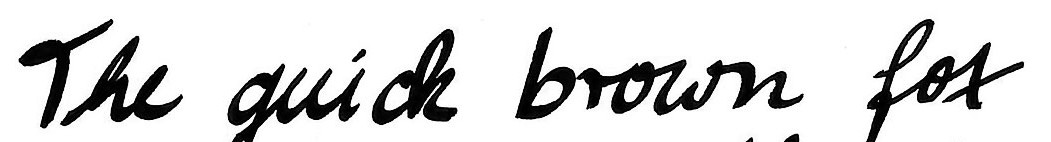
#> input picture handwritten_img/1.jpg, 1051 x 142 px
$ python -i handwritten.py   (imports and definitions only)   (older library calls are emulated)
#> lines starting #> are read from the running program, lines starting #| are printed output that depends on the picture; after the words box and inside, x2 and y2 are one past the last pixel; in counts of white or black regions, pixels touching at a corner belong together
#> further down, picture is the input picture: shape (142, 1051); min 0, max 255, mean 214.5
import matplotlib.pyplot as plt
import numpy as np
import os
import math
import cv2
from keras.models import model_from_json
import shutil
import itertools
from keras import backend as K
import re
from collections import Counter

letters = [' ', '!', '"', '#', '&', "'", '(', ')', '*', '+', ',', '-', '.', '/', '0', '1', '2', '3', '4', '5', '6', '7', '8', '9', ':', ';', '?', 'A', 'B', 'C', 'D', 'E', 'F', 'G', 'H', 'I', 'J', 'K', 'L', 'M', 'N', 'O', 'P', 'Q', 'R', 'S', 'T', 'U', 'V', 'W', 'X', 'Y', 'Z', 'a', 'b', 'c', 'd', 'e', 'f', 'g', 'h', 'i', 'j', 'k', 'l', 'm', 'n', 'o', 'p', 'q', 'r', 's', 't', 'u', 'v', 'w', 'x', 'y', 'z']

num_classes = len(letters) + 1

word_cfg = {
    'batch_size': 64,
    'input_length': 30,
    'model_name': 'iam_words',
    'max_text_len': 16,
    'img_w': 128,
    'img_h': 64
}

# [44 lines left out: functions add_padding, fix_size, preprocess, not called in this run]

def words(text): return re.findall(r'\w+', text.lower())

# [2 lines not run here, left out]

# [3 lines that did not run here, left out]

# [25 lines left out: functions correction, correction_list, not called in this run]

def candidates(word):
    "Generate possible spelling corrections for word."
    return (known([word]) or known(edits1(word)) or known(edits2(word)) or [word])

def known(words):
    "The subset of `words` that appear in the dictionary of words_count."
    return set(w for w in words if w in words_count)

# [9 lines left out: function edits1, not called in this run]

def edits2(word):
    "All edits that are two edits away from `word`."
    return (e2 for e1 in edits1(word) for e2 in edits1(e1))


# [8 lines left out: function prepareImg, not called in this run]


def createKernel(kernelSize, sigma, theta):
    """create anisotropic filter kernel according to given parameters"""
#> called with kernelSize = 25, sigma = 11, theta = 7
    assert kernelSize % 2  # must be odd size
    halfSize = kernelSize // 2

    kernel = np.zeros([kernelSize, kernelSize])
    sigmaX = sigma
    sigmaY = sigma * theta

    for i in range(kernelSize):
        for j in range(kernelSize):
            x = i - halfSize
            y = j - halfSize

            expTerm = np.exp(-x ** 2 / (2 * sigmaX) - y ** 2 / (2 * sigmaY))
            xTerm = (x ** 2 - sigmaX ** 2) / (2 * math.pi * sigmaX ** 5 * sigmaY)
            yTerm = (y ** 2 - sigmaY ** 2) / (2 * math.pi * sigmaY ** 5 * sigmaX)

            kernel[i, j] = (xTerm + yTerm) * expTerm

    kernel = kernel / np.sum(kernel)
    return kernel

def wordSegmentation(img, kernelSize=25, sigma=11, theta=7, minArea=0):
    """Scale space technique for word segmentation proposed by R. Manmatha: http://ciir.cs.umass.edu/pubfiles/mm-27.pdf

    Args:
        img: grayscale uint8 image of the text-line to be segmented.
        kernelSize: size of filter kernel, must be an odd integer.
        sigma: standard deviation of Gaussian function used for filter kernel.
        theta: approximated width/height ratio of words, filter function is distorted by this factor.
        minArea: ignore word candidates smaller than specified area.

    Returns:
        List of tuples. Each tuple contains the bounding box and the image of the segmented word.
    """

    # apply filter kernel
    kernel = createKernel(kernelSize, sigma, theta)
    imgFiltered = cv2.filter2D(img, -1, kernel, borderType=cv2.BORDER_REPLICATE).astype(np.uint8)
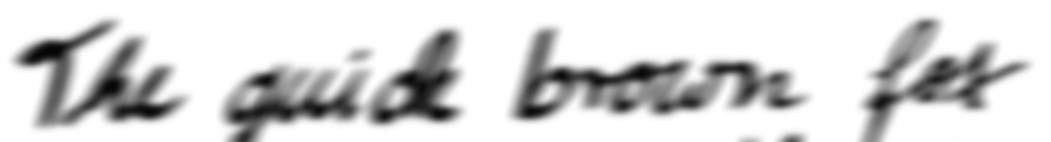
#> imgFiltered: shape (142, 1051); min 5, max 255, mean 214.5
    (_, imgThres) = cv2.threshold(imgFiltered, 0, 255, cv2.THRESH_BINARY + cv2.THRESH_OTSU)
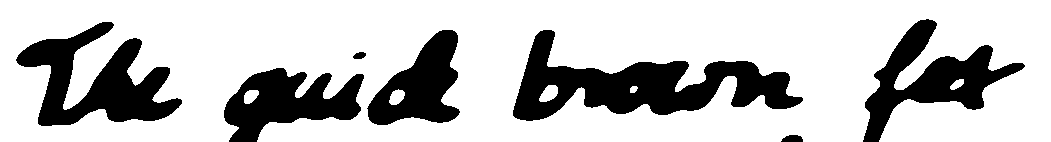
#> imgThres: shape (142, 1051); 75.8% white; 7 black regions, largest, box (x1, y1, x2, y2) and area: (513, 30, 803, 121) 10937, (16, 22, 182, 126) 7769, (863, 19, 1025, 142) 6627
    imgThres = 255 - imgThres
#> imgThres: shape (142, 1051); 24.2% white; 7 white regions

    # find connected components. OpenCV: return type differs between OpenCV2 and 3
    if cv2.__version__.startswith('3.'):
        (_, components, _) = cv2.findContours(imgThres, cv2.RETR_EXTERNAL, cv2.CHAIN_APPROX_SIMPLE)
    else:
        (components, _) = cv2.findContours(imgThres, cv2.RETR_LIST, cv2.CHAIN_APPROX_SIMPLE)
#> components = 12 contours; largest, box (x1, y1, x2, y2) and area: (513, 30, 803, 121) 10791, (16, 22, 182, 126) 7429, (863, 19, 1025, 142) 6438, (224, 68, 364, 142) 5647, (367, 30, 460, 125) 4874

    # append components to result
    res = []
    for c in components:
        # skip small word candidates
        if cv2.contourArea(c) < minArea:
            continue
        # append bounding box and image of word to result list
        currBox = cv2.boundingRect(c)  # returns (x, y, w, h)
        (x, y, w, h) = currBox
        currImg = img[y:y + h, x:x + w]
        res.append((currBox, currImg))
#> this loop made 12 passes
#> (x, y, w, h) on passes 1 to 12: (781, 135, 22, 7), (243, 89, 17, 16), (388, 88, 18, 18), (629, 85, 10, 9), (538, 84, 21, 19), (949, 78, 16, 13), (224, 68, 140, 74), (353, 52, 13, 7), (513, 30, 290, 91), (367, 30, 93, 95), (16, 22, 166, 104), (863, 19, 162, 123)
#> after the loop, res = 12 items

    # return list of words, sorted by x-coordinate

    return sorted(res, key=lambda entry: entry[0][0])


# [64 lines left out: functions decode_label, decode_batch, predict_image, make_predict, not called in this run]

>>> import cv2
>>> picture = cv2.imread('handwritten_img/1.jpg', cv2.IMREAD_GRAYSCALE)
>>> result = wordSegmentation(picture)
#> result = 12 items

$ run again, on handwritten_img/5.png
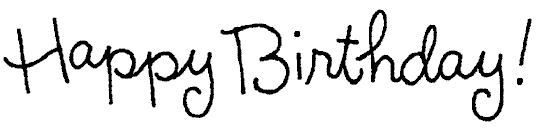
#> input picture handwritten_img/5.png, 540 x 134 px
#> picture is the input picture: shape (134, 540); min 0, max 255, mean 229.9
#> in wordSegmentation, `imgFiltered = cv2.filter2D(img, -1, kernel, borderType=cv2.BORDER_REPL..`:
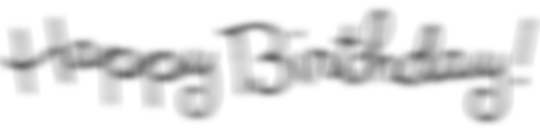
#> imgFiltered: shape (134, 540); min 102, max 255, mean 229.9
#> in wordSegmentation, `(_, imgThres) = cv2.threshold(imgFiltered, 0, 255, cv2.THRESH_BINARY +..`:
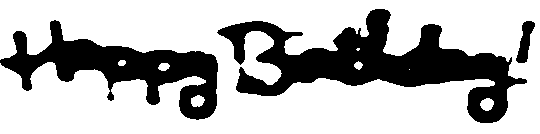
#> imgThres: shape (134, 540); 71.3% white; 3 black regions, box (x1, y1, x2, y2) and area: (217, 9, 527, 123) 12554, (0, 20, 218, 120) 7827, (516, 21, 535, 63) 416
#> components = 10 contours, 2 with area under 20; largest, box (x1, y1, x2, y2) and area: (217, 9, 527, 123) 12187, (0, 20, 218, 120) 7690, (516, 21, 535, 63) 367, (479, 97, 495, 112) 154, (190, 94, 206, 108) 146, (157, 62, 171, 72) 87, (353, 60, 364, 71) 64, (117, 59, 127, 67) 50
#> the loop in wordSegmentation, `for c in components:` made 10 passes
#> (x, y, w, h) on passes 1, 2, 4, 5, 6, 7, 8, 9: (479, 97, 16, 15), (190, 94, 16, 14), (157, 62, 14, 10), (353, 60, 11, 11), (117, 59, 10, 8), (355, 47, 6, 5), (516, 21, 19, 42), (0, 20, 218, 100)
#> after the loop in wordSegmentation, `for c in components:`: res = 10 items
